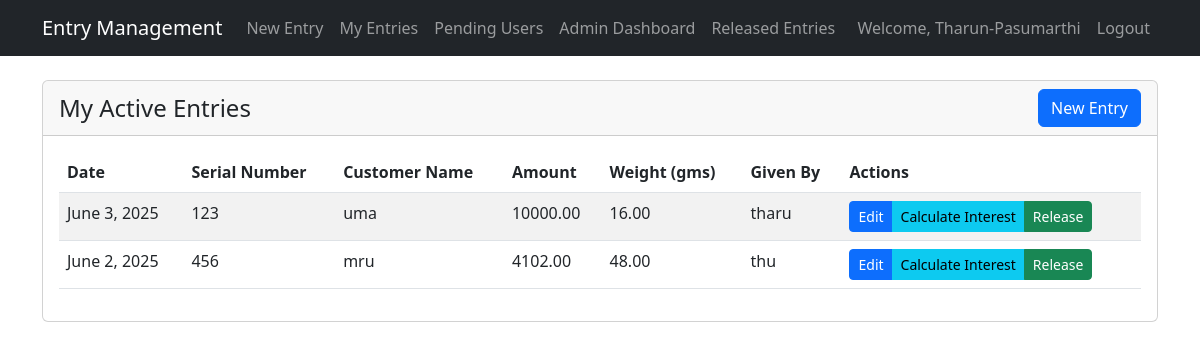
Page /entries/entry/list/ (signed in) on the committed database.
### users/models.py (models this page shows, shortened)
class CustomUser(AbstractUser):
    phone_number = models.CharField(max_length=15, blank=True)
    is_approved = models.BooleanField(default=False)

### entries/models.py (models this page shows, shortened)
class Entry(models.Model):
    STATUS_CHOICES = [
        ('active', 'Active'),
        ('released', 'Released'),
        ('removed', 'Removed'),
    ]
    user = models.ForeignKey(settings.AUTH_USER_MODEL, on_delete=models.CASCADE)
    date = models.DateField()
    from_date = models.DateField(editable=False)  # Will be set to date automatically
    to_date = models.DateField(null=True, blank=True)
    serial_number = models.CharField(max_length=50)
    customer_name = models.CharField(max_length=100)
    amount = models.DecimalField(max_digits=10, decimal_places=2)
    weight = models.DecimalField(max_digits=10, decimal_places=2, help_text="Weight in grams")
    given_by = models.CharField(max_length=100)
    status = models.CharField(max_length=10, choices=STATUS_CHOICES, default='active')
    interest_rate = models.DecimalField(max_digits=5, decimal_places=2, null=True, blank=True)
    interest_amount = models.DecimalField(max_digits=10, decimal_places=2, null=True, blank=True)
    created_at = models.DateTimeField(auto_now_add=True)
    updated_at = models.DateTimeField(auto_now=True)
    released_at = models.DateTimeField(null=True, blank=True)

### entries/views.py (the view)
# urls.py: path('entry/list/', views.entry_list, name='entry_list'),
@login_required
@user_passes_test(is_approved_user)
def entry_list(request):
    entries = Entry.objects.filter(user=request.user, status='active')
    return render(request, 'entries/entry_list.html', {'entries': entries})

### users/views.py (called while the page is built)
def is_approved_user(user):
    return user.is_approved

### templates/entries/entry_list.html (shortened to what this page needs)
{% extends 'base.html' %}
{% block content %}
<div class="card">
    <div class="card-header d-flex justify-content-between align-items-center">
        <h4 class="mb-0">My Active Entries</h4>
        <a href="{% url 'entry_create' %}" class="btn btn-primary">New Entry</a>
    </div>
    <div class="card-body">
        {% if entries %}
            <div class="table-responsive">
                <table class="table table-striped">
                    <thead>
                        <tr>
                            <th>Date</th>
                            <th>Serial Number</th>
                            <th>Customer Name</th>
                            <th>Amount</th>
                            <th>Weight (gms)</th>
                            <th>Given By</th>
                            <th>Actions</th>
                        </tr>
                    </thead>
                    <tbody>
                        {% for entry in entries %}
                            <tr>
                                <td>{{ entry.date }}</td>
                                <td>{{ entry.serial_number }}</td>
                                <td>{{ entry.customer_name }}</td>
                                <td>{{ entry.amount }}</td>
                                <td>{{ entry.weight }}</td>
                                <td>{{ entry.given_by }}</td>
                                <td>
                                    <div class="btn-group">
                                        <a href="{% url 'entry_edit' entry.pk %}" class="btn btn-sm btn-primary">
                                            Edit
                                        </a>
                                        <a href="{% url 'calculate_interest' entry.pk %}" class="btn btn-sm btn-info">
                                            Calculate Interest
                                        </a>
                                        <a href="{% url 'release_entry' entry.pk %}" class="btn btn-sm btn-success"
                                           onclick="return confirm('Are you sure you want to release this entry?')">
                                            Release
                                        </a>
                                    </div>
                                </td>
                            </tr>
                        {% endfor %}
                    </tbody>
                </table>
            </div>
        {% else %}
            <div class="alert alert-info">
                No active entries found. <a href="{% url 'entry_create' %}">Create a new entry</a>.
            </div>
        {% endif %}
    </div>
</div>
{% endblock %}

### templates/base.html (shortened to what this page needs)
<!DOCTYPE html>
<html lang="en">
<head>
    <link href="https://cdn.jsdelivr.net/npm/bootstrap@5.3.0/dist/css/bootstrap.min.css" rel="stylesheet">
    <link href="https://cdn.jsdelivr.net/npm/bootstrap-icons@1.7.2/font/bootstrap-icons.css" rel="stylesheet">
</head>
<body>
    <nav class="navbar navbar-expand-lg navbar-dark bg-dark">
        <div class="container">
            <a class="navbar-brand" href="{% url 'home' %}">Entry Management</a>
            <div class="collapse navbar-collapse" id="navbarNav">
                <ul class="navbar-nav me-auto">
                    {% if user.is_authenticated and user.is_approved %}
                        <li class="nav-item">
                            <a class="nav-link" href="{% url 'entry_create' %}">New Entry</a>
                        </li>
                        <li class="nav-item">
                            <a class="nav-link" href="{% url 'entry_list' %}">My Entries</a>
                        </li>
                    {% endif %}
                    {% if user.is_staff %}
                        <li class="nav-item">
                            <a class="nav-link" href="{% url 'pending_users' %}">Pending Users</a>
                        </li>
                        <li class="nav-item">
                            <a class="nav-link" href="{% url 'admin_dashboard' %}">Admin Dashboard</a>
                        </li>
                        <li class="nav-item">
                            <a class="nav-link" href="{% url 'released_entries' %}">Released Entries</a>
                        </li>
                    {% endif %}
                </ul>
                <ul class="navbar-nav">
                    {% if user.is_authenticated %}
                        <li class="nav-item">
                            <span class="nav-link">Welcome, {{ user.username }}</span>
                        </li>
                        <li class="nav-item">
                            <form method="post" action="{% url 'logout' %}" class="d-inline">
                                <button type="submit" class="btn btn-link nav-link">Logout</button>
                            </form>
                        </li>
                    {% endif %}
                </ul>
            </div>
        </div>
    </nav>
    <div class="container mt-4">
        {% block content %}
        {% endblock %}
    </div>
</body>
</html>

### rows in the picture
CustomUser: username "Tharun-Pasumarthi"
Entry: date "June 3, 2025", serial_number "123", customer_name "uma", amount "10000.00", weight "16.00", given_by "tharu"
Entry: date "June 2, 2025", serial_number "456", customer_name "mru", amount "4102.00", weight "48.00", given_by "thu"
